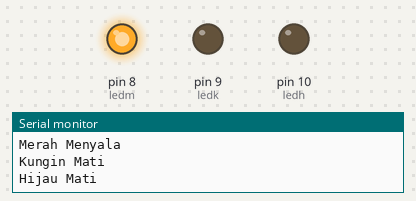
A sketch run on a simulated Arduino Uno, built with avr-gcc and run on an emulated ATmega328P. On the bench: output pins drawn as LEDs (lit = HIGH), the last lines printed to the serial monitor.

Above: at 1.5 s.
At 3.5 s:
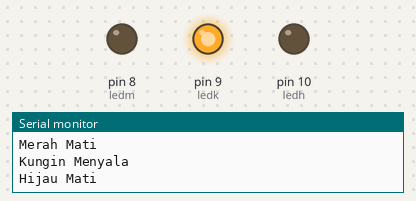
At 5.0 s:
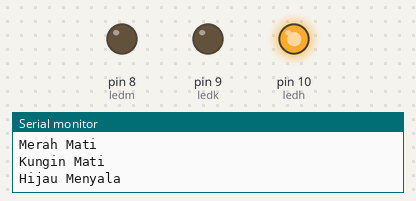
Timing chart, 0 to 7.8 s (numbered marks = the images above):
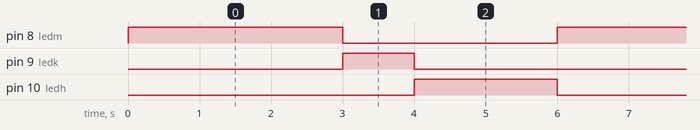

The sketch:

lampuMKH.ino
```cpp
int ledm = 8;
int ledk = 9;
int ledh = 10;

void setup() {
  // put your setup code here, to run once:
  Serial.begin(9600);
  pinMode(ledm, OUTPUT);
  pinMode(ledk, OUTPUT);
  pinMode(ledh, OUTPUT);

}

void loop() {
  // put your main code here, to run repeatedly:
digitalWrite(ledm, HIGH);
digitalWrite(ledk, LOW);
digitalWrite(ledh, LOW);
Serial.println(" ");
Serial.println("Merah Menyala");
Serial.println("Kungin Mati");
Serial.println("Hijau Mati");
delay(3000);

digitalWrite(ledm, LOW);
digitalWrite(ledk, HIGH);
digitalWrite(ledh, LOW);
Serial.println(" ");
Serial.println("Merah Mati");
Serial.println("Kungin Menyala");
Serial.println("Hijau Mati");
delay(1000);

digitalWrite(ledm, LOW);
digitalWrite(ledk, LOW);
digitalWrite(ledh, HIGH);
Serial.println(" ");
Serial.println("Merah Mati");
Serial.println("Kungin Mati");
Serial.println("Hijau Menyala");
delay(2000);
}
```

Measured:
- by itself, pin 8 (ledm): alternates HIGH for 3.0 s and LOW for 3.0 s
- by itself, pin 9 (ledk): alternates HIGH for 1.0 s and LOW for 5.0 s
- by itself, pin 10 (ledh): alternates HIGH for 2.0 s and LOW for 4.0 s
